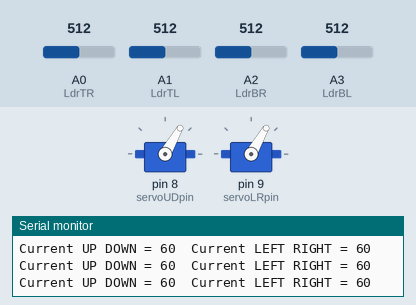
Simulated run of this sketch. Board: Arduino Uno, built with avr-gcc and run on an emulated ATmega328P. On the bench: 2 × servo, the last lines printed to the serial monitor. Inputs (shaded band) come from the test bench; at power-on: A0 (LdrTR) = 512, A3 (LdrBL) = 512, A1 (LdrTL) = 512, A2 (LdrBR) = 512.

Above: at 1.7 s.
1.8 s: A0 (LdrTR) set to 716
At 4.7 s:
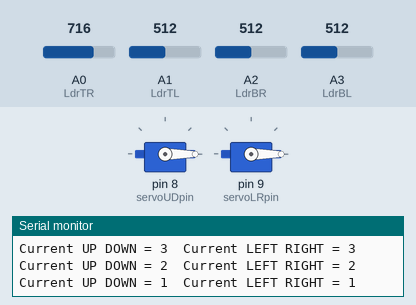
4.8 s: A3 (LdrBL) set to 607
7.8 s: A3 (LdrBL) set to 632
At 8.8 s:
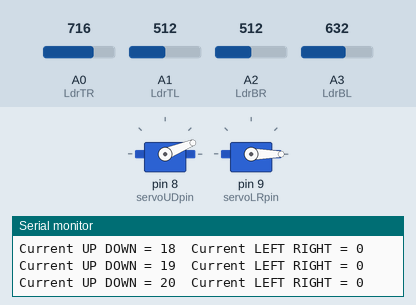
10.8 s: A1 (LdrTL) set to 716
At 11.56 s:
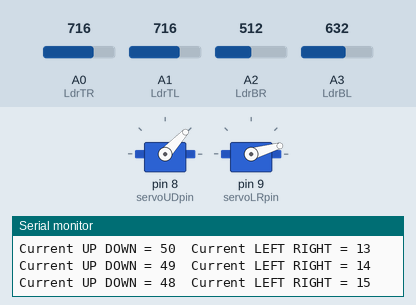
13.8 s: A2 (LdrBR) set to 716
16.8 s: A1 (LdrTL) set to 786
18.3 s: A1 (LdrTL) set to 812
At 19.3 s:
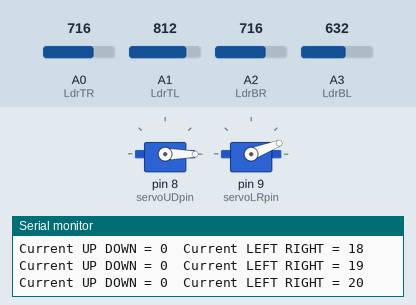
Timing chart, 0 to 24.6 s (numbered marks = the images above; inputs shaded):
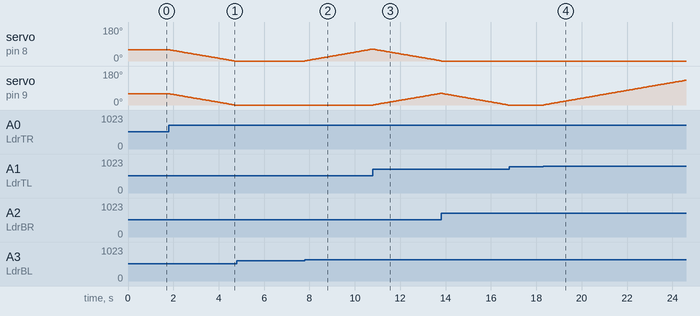

The sketch:

solar.ino
```cpp
#include <dht.h>
#include <Servo.h>
#define dht_apin 12

dht DHT;

Servo servoUD; // Black Servo
int servoUDpin = 8;
Servo servoLR; // Blue Servo
int servoLRpin = 9;

// Set limit it rotate
int servoLimitHigh = 180;
int servoLimitLow = 180;

// LDR
int LdrTR = A0; // Top right
int LdrTL = A1; // Top left
int LdrBR = A2; // Bot right
int LdrBL = A3; // Bot left

int tempt = A4; // Temperature sensor

void setup()
{
    servoUD.attach(servoUDpin);
    servoLR.attach(servoLRpin);
    servoUD.write(60);
    servoLR.write(60);

    Serial.begin(9600);
    delay(500);
}
void loop()
{

    int valServoUD = servoUD.read();
    int valServoLR = servoLR.read();
    Serial.print("Current UP DOWN = ");
    Serial.print(valServoUD);
    Serial.print("  ");
    Serial.print("Current LEFT RIGHT = ");
    Serial.println(+valServoLR);

    int topR = analogRead(LdrTR);
    int topL = analogRead(LdrTL);
    int botR = analogRead(LdrBR);
    int botL = analogRead(LdrBL);

    int avgtop = (topL + topR);   // average of top
    int avgbot = (botL + botL);   // average of bottom
    int avgleft = (topL + botL);  // average of left
    int avgright = (topR + botR); // average of right

    // To move Up and down of the servo
    if (avgtop < avgbot)
    {
        servoUD.write(valServoUD + 1);

        if (valServoUD > servoLimitHigh)
        {
            valServoUD = servoLimitHigh;
        }
        delay(10);
    }
    else if (avgbot < avgtop)
    {

        servoUD.write(valServoUD - 1);

        if (valServoUD < servoLimitLow)
        {
            valServoUD = servoLimitLow;
        }

        delay(10);
    }
    else
    {
        servoUD.write(valServoUD);
    }

    // To move Left and Right of the servo

    if (avgleft > avgright)
    {
        servoLR.write(valServoLR + 1);

        if (valServoLR > servoLimitHigh)
        {
            valServoLR = servoLimitHigh;
        }
    }
    else if (avgright > avgleft)
    {
        servoLR.write(valServoLR - 1);
    }
    else
    {
        servoLR.write(valServoLR);
    }

    delay(10);

}

void readDht(){
    DHT.read11(dht_apin);
    Serial.print("Current humidity = ");
    Serial.print(DHT.humidity);
    Serial.print("%  ");
    Serial.print("temperature = ");
    Serial.print(DHT.temperature);
    Serial.println("C  ");
}
```

Measured:
- the behaviour switches between 614 and 615 on A3 (LdrBL) (found by bisection; images 1 and 2)
- the behaviour switches between 800 and 801 on A1 (LdrTL) (found by bisection; images 3 and 4)
- after the input at 1.8 s, servo on pin 8 (servoUDpin), servo on pin 9 (servoLRpin): moves from 60° to 0° over 2.9 s, starting at once
- after the input at 7.8 s, servo on pin 8 (servoUDpin): moves from 0° to 63° over 3.0 s, starting at once
- after the input at 10.8 s, servo on pin 9 (servoLRpin): moves from 0° to 62° over 3.0 s, starting at once
- after the input at 18.3 s, servo on pin 9 (servoLRpin): moves from 0° to 131° over 6.2 s, starting at once
